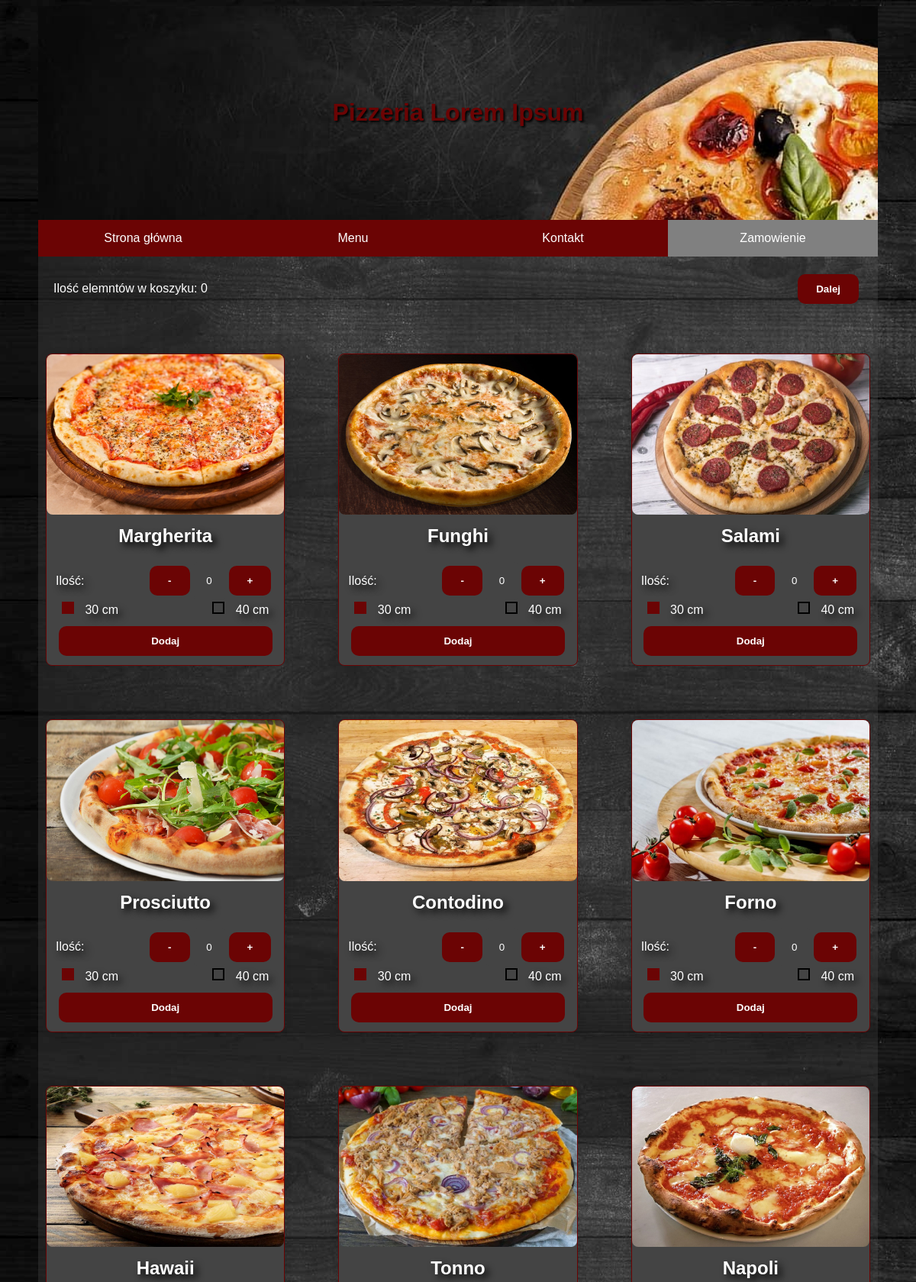
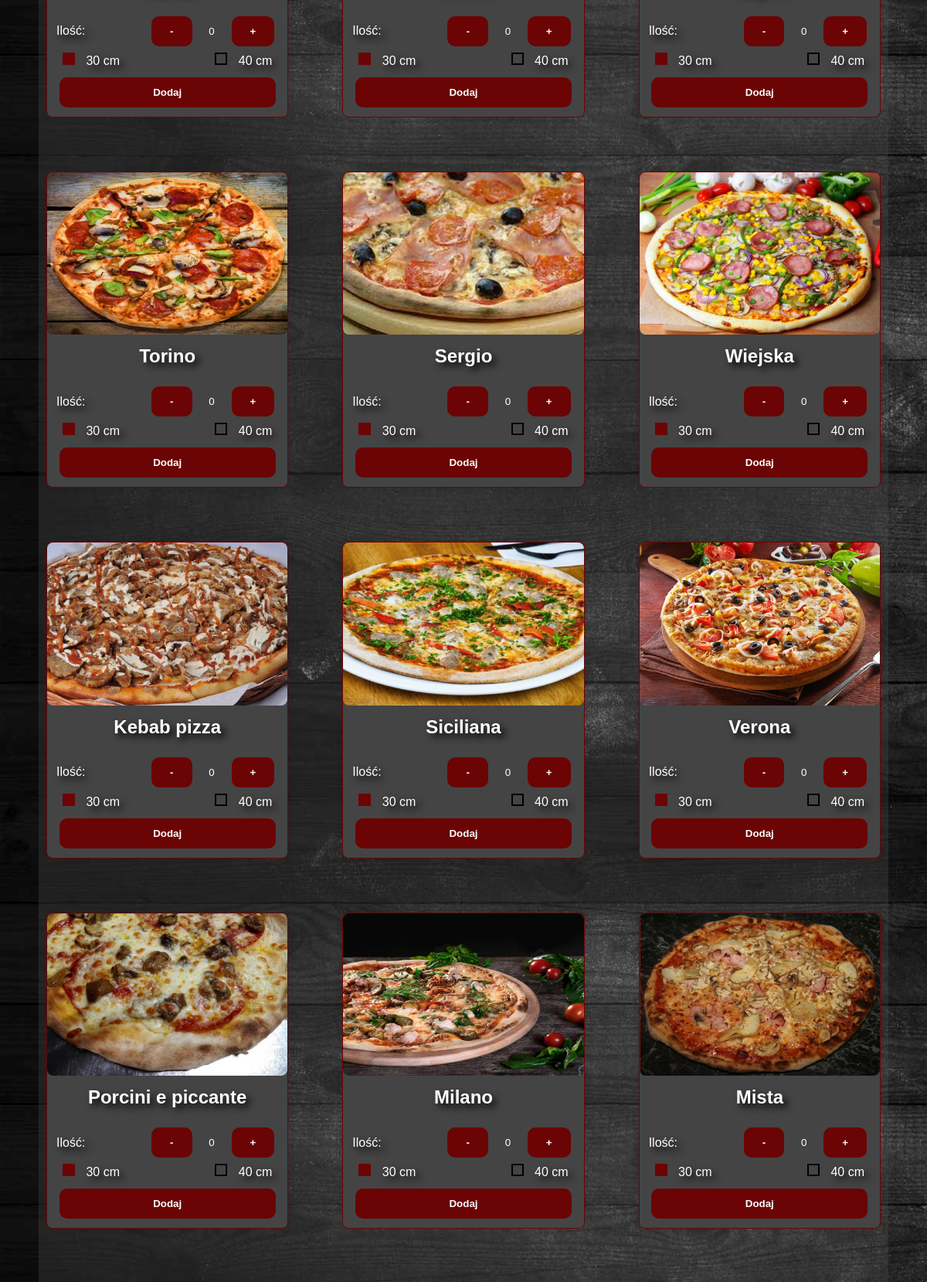
The app's page /PHP/orderSelect.php (upper part) with its own data (2 pictures, top to bottom).
### tables this page shows
CREATE TABLE `menu` (
  `id` int(11) NOT NULL,
  `name` varchar(50) NOT NULL,
  `ingredients` varchar(300) NOT NULL,
  `price_30` int(11) NOT NULL,
  `price_40` int(11) NOT NULL
);

### PHP/orderSelect.php (the view, shortened to what this page needs)
<!DOCTYPE html>
<?php
@$conn= new mysqli('localhost','root','','pizzeria');
$queryMenu="SELECT id, name FROM menu";
$resultMenu=$conn->query($queryMenu);
?>
<html lang="en">
<head>
    <link rel="stylesheet" href="../css/style.css" />
</head>
<body>
    <div class="main">
        <header>
            <h1>Pizzeria Lorem Ipsum</h1>
        </header>
        <nav>
            <a class="menu" href="#" onClick="callReload('index.php', 'content', 'Trwa ładowanie strony...')">Strona główna</a>
            <a class="menu" href="#menu" onClick="callReload('menu.php', 'content', 'Trwa ładowanie strony...')">Menu</a>
            <a class="menu" href="#kontakt" onClick="callReload('contact.php', 'content', 'Trwa ładowanie strony...')">Kontakt</a>
            <a class="menu active" href="#zamowienia" onClick="callReload('order.php', 'content', 'Trwa ładowanie strony...')">Zamowienie</a>
        </nav>
        <br/>
            <div class="cart-container">
                <div>
                    <span>Ilość elemntów w koszyku: </span>
                    <span id="cart-quantity">
                        <?php
                            if(isset($_SESSION['cart'])){
                                echo count($_SESSION['cart']);
                            }else{
                                echo 0;
                            }
                        ?>
                    </span>
                </div>
                <?php
                if (!isset($_SESSION['cart'])) {
                    echo '<input class="button" type="button" id="go-next"
                        onclick="callReload(\'orderConfirm.php\', \'content\', \'Trwa ładowanie strony...\')"
                        disabled value="Dalej"/>';
                } else {
                    echo '<input class="button" type="button" id="go-next"
                        onclick="callReload(\'orderConfirm.php\', \'content\', \'Trwa ładowanie strony...\')"
                        value="Dalej"/>';
                }
                ?>
            </div>
            <div class="zamowienie">
                <?php
                    while($rowMenu=$resultMenu->fetch_assoc())
                    {
                        echo "<div class='item'>
                                <div class='card'>
                                    <img src='../assets/pizzaImg/${rowMenu['name']}.jpg' alt='${rowMenu['name']}'>
                                    <h2>${rowMenu['name']}</h2>
                                    <div class='quantity-container'>
                                        <label for='quantity'>Ilość:</label>
                                        <div class='quantity-input'>
                                            <button onclick='decreaseQuantity(${rowMenu['id']})'>-</button>
                                            <input type='number' id='quantity${rowMenu['id']}' min='0' value='0' disabled>
                                            <button onclick='increaseQuantity(${rowMenu['id']})'>+</button>
                                        </div>
                                    </div>
                                    <div class='radio-container'>
                                        <div>
                                            <input class='radio' type='radio' name='size${rowMenu['id']}' value=30 checked='checked'> 30 cm</input>
                                        </div>
                                        <div>
                                            <input class='radio' type='radio' name='size${rowMenu['id']}' value=40> 40 cm</input></br>
                                        </div>
                                    </div>
                                    <input class='btn' type='button'
                                        onclick='AddToCart(${rowMenu['id']}, quantity${rowMenu['id']}.value, \"${rowMenu['name']}\")' value='Dodaj'/>
                                </div>
                            </div>";
                    }
                ?>
            </div>
    </div>
</body>

### css/style.css (style rules this page uses)
div.main { text-align: center; max-width: 1100px; margin: 0 auto 0 auto; background-color: rgba(80,80,80,0.3); }
div.zamowienie { color: white; text-shadow: 5px 5px 10px black; display: grid; grid-template-columns: repeat(3, 1fr); gap: 50px; padding-top: 50px; padding-bottom: 100px; height: 100%; }
.item { width: 100%; margin: 0 auto; }
input[type="number"] { -moz-appearance: textfield; }
::placeholder { color: white; opacity: 0.85; }
input.button { background-color: #6b0404; color: white; font-weight: bold; border: black; padding: 12px 24px; margin: 5px; border-radius: 10px; cursor: pointer; }
input.radio { appearance: none; width: 16px; height: 16px; border: 2px solid black; transition: 0.2s all linear; margin-right: 10px; margin-left: 0px; }
input.radio:checked { border: 8px solid #6b0404; }
nav { background-color: #6b0404; top: 0px; display: flex; width: 100%; }
a.menu { display: block; width: 100%; padding: 15px 30px; color: white; text-decoration: solid; }
a.active { background-color: gray; }
button { background-color: #6b0404; color: white; font-weight: bold; border: black; border-width: medium thin; padding: 12px 24px; margin: 5px; border-radius: 10px; }
header { background-image: url(../assets/T1.jpg); background-repeat: no-repeat; background-size: 1100px; padding:100px; background-position-y: 70%; color:#6b0404; text-shadow: 2px 2px 3px black; }
.card { border: #6b0404 solid 1px; background-color: #444; box-shadow: 0 0 10px rgba(0, 0, 0, 0.1); text-align: center; border-radius: 8px; margin: 10px; }
.card img { overflow: hidden; max-width: 100%; height: 100%; border-radius: 8px; }
.card h2 { margin-top: 10px; }
.quantity-container, .data-container { margin-top: 15px; padding: 0 12px; display: flex; align-items: center; justify-content: space-evenly; }
.quantity-container input { padding: 8px; background-color: #444; border: 0; border-radius: 4px; text-align: center; width: 10%; }
.quantity-container input:disabled { color: #fff; }
.quantity-input { display: flex; justify-content: end; }
.card .btn { background-color: #6b0404; color: white; font-weight: bold; border: black; padding: 12px 0; border-radius: 10px; cursor: pointer; width: 90%; margin: 12px; }
.card .radio-container { display: flex; justify-content: space-between; margin: 0 20px; }
.cart-container { display: flex; justify-content: space-between; align-items: center; color: white; margin: 0 20px; }

### records on screen
menu: name (picture), name "Margherita"
menu: name (picture), name "Funghi"
menu: name (picture), name "Salami"
menu: name (picture), name "Prosciutto"
menu: name (picture), name "Contodino"
menu: name (picture), name "Forno"
menu: name (picture), name "Hawaii"
menu: name (picture), name "Tonno"
menu: name (picture), name "Napoli"
menu: name (picture), name "Torino"
menu: name (picture), name "Sergio"
menu: name (picture), name "Wiejska"
menu: name (picture), name "Kebab pizza"
menu: name (picture), name "Siciliana"
menu: name (picture), name "Verona"
menu: name (picture), name "Porcini e piccante"
menu: name (picture), name "Milano"
menu: name (picture), name "Mista"
